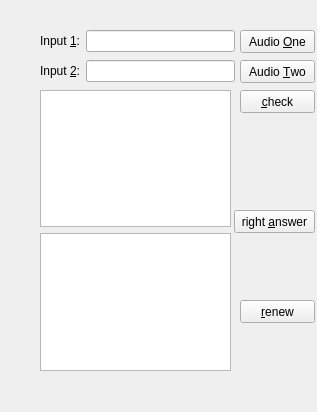
<?xml version="1.0" encoding="UTF-8"?>
<ui version="4.0">
 <class>wordInput</class>
 <widget class="QWidget" name="wordInput">
  <property name="geometry">
   <rect>
    <x>0</x>
    <y>0</y>
    <width>317</width>
    <height>412</height>
   </rect>
  </property>
  <property name="windowTitle">
   <string>WordInput</string>
  </property>
  <widget class="QPushButton" name="pushButton">
   <property name="geometry">
    <rect>
     <x>240</x>
     <y>90</y>
     <width>75</width>
     <height>23</height>
    </rect>
   </property>
   <property name="text">
    <string>&amp;check</string>
   </property>
  </widget>
  <widget class="QPushButton" name="pushButton_2">
   <property name="geometry">
    <rect>
     <x>234</x>
     <y>210</y>
     <width>81</width>
     <height>23</height>
    </rect>
   </property>
   <property name="text">
    <string>right &amp;answer</string>
   </property>
  </widget>
  <widget class="QPushButton" name="pushButton_3">
   <property name="geometry">
    <rect>
     <x>240</x>
     <y>300</y>
     <width>75</width>
     <height>23</height>
    </rect>
   </property>
   <property name="text">
    <string>&amp;renew</string>
   </property>
  </widget>
  <widget class="QWidget" name="layoutWidget">
   <property name="geometry">
    <rect>
     <x>40</x>
     <y>30</y>
     <width>195</width>
     <height>22</height>
    </rect>
   </property>
   <layout class="QHBoxLayout" name="horizontalLayout">
    <item>
     <widget class="QLabel" name="label">
      <property name="text">
       <string>Input &amp;1:</string>
      </property>
      <property name="buddy">
       <cstring>lineEdit</cstring>
      </property>
     </widget>
    </item>
    <item>
     <widget class="QLineEdit" name="lineEdit"/>
    </item>
   </layout>
  </widget>
  <widget class="QWidget" name="layoutWidget">
   <property name="geometry">
    <rect>
     <x>40</x>
     <y>60</y>
     <width>195</width>
     <height>22</height>
    </rect>
   </property>
   <layout class="QHBoxLayout" name="horizontalLayout_2">
    <item>
     <widget class="QLabel" name="label_2">
      <property name="text">
       <string>Input &amp;2:</string>
      </property>
      <property name="buddy">
       <cstring>lineEdit_2</cstring>
      </property>
     </widget>
    </item>
    <item>
     <widget class="QLineEdit" name="lineEdit_2"/>
    </item>
   </layout>
  </widget>
  <widget class="QWidget" name="layoutWidget">
   <property name="geometry">
    <rect>
     <x>40</x>
     <y>90</y>
     <width>191</width>
     <height>281</height>
    </rect>
   </property>
   <layout class="QVBoxLayout" name="verticalLayout">
    <item>
     <widget class="QTextEdit" name="textEdit">
      <property name="font">
       <font>
        <pointsize>16</pointsize>
       </font>
      </property>
     </widget>
    </item>
    <item>
     <widget class="QTextEdit" name="textEdit_2"/>
    </item>
   </layout>
  </widget>
  <widget class="QPushButton" name="AudioOneButton">
   <property name="geometry">
    <rect>
     <x>240</x>
     <y>30</y>
     <width>75</width>
     <height>23</height>
    </rect>
   </property>
   <property name="text">
    <string>Audio &amp;One</string>
   </property>
  </widget>
  <widget class="QPushButton" name="AudioTwoButton">
   <property name="geometry">
    <rect>
     <x>240</x>
     <y>60</y>
     <width>75</width>
     <height>23</height>
    </rect>
   </property>
   <property name="text">
    <string>Audio &amp;Two</string>
   </property>
  </widget>
 </widget>
 <resources/>
 <connections/>
</ui>
